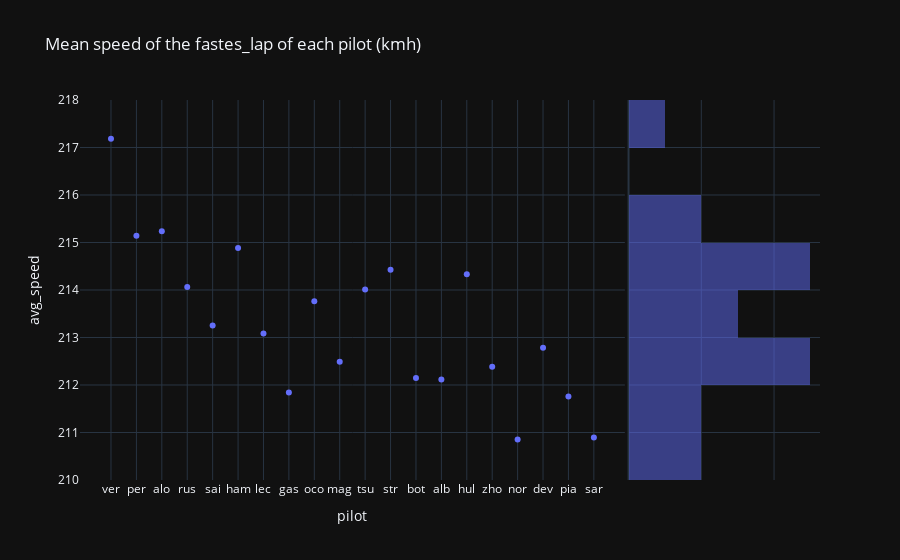

The code cell stored with this chart in its notebook:
### Code cell
px.scatter(last_gp, x="pilot", y="avg_speed", title="Mean speed of the fastes_lap of each pilot (kmh)", marginal_y="histogram", template="plotly_dark")

### Figure 1 — Plotly figure (JSON) as saved in the notebook; plotly's stock layout.template omitted (floating-point values rounded to 4 significant figures)
{"data": [{"hovertemplate": "pilot=%{x}<br>avg_speed=%{y}<extra></extra>", "legendgroup": "", "marker": {"color": "#636efa", "symbol": "circle"}, "mode": "markers", "name": "", "orientation": "v", "showlegend": false, "type": "scatter", "x": ["ver", "per", "alo", "rus", "sai", "ham", "lec", "gas", "oco", "mag", "tsu", "str", "bot", "alb", "hul", "zho", "nor", "dev", "pia", "sar"], "xaxis": "x", "y": [217.2, 215.1, 215.2, 214.1, 213.3, 214.9, 213.1, 211.8, 213.8, 212.5, 214.0, 214.4, 212.1, 212.1, 214.3, 212.4, 210.9, 212.8, 211.8, 210.9], "yaxis": "y"}, {"alignmentgroup": "True", "bingroup": "y", "hovertemplate": "avg_speed=%{y}<br>count=%{x}<extra></extra>", "legendgroup": "", "marker": {"color": "#636efa"}, "name": "", "offsetgroup": "", "opacity": 0.5, "showlegend": false, "type": "histogram", "xaxis": "x2", "y": [217.2, 215.1, 215.2, 214.1, 213.3, 214.9, 213.1, 211.8, 213.8, 212.5, 214.0, 214.4, 212.1, 212.1, 214.3, 212.4, 210.9, 212.8, 211.8, 210.9], "yaxis": "y2"}], "layout": {"barmode": "overlay", "legend": {"tracegroupgap": 0}, "title": {"text": "Mean speed of the fastes_lap of each pilot (kmh)"}, "xaxis": {"anchor": "y", "domain": [0, 0.7363], "title": {"text": "pilot"}}, "xaxis2": {"anchor": "y2", "domain": [0.7413, 1], "matches": "x2", "showgrid": true, "showline": false, "showticklabels": false, "ticks": ""}, "yaxis": {"anchor": "x", "domain": [0, 1], "title": {"text": "avg_speed"}}, "yaxis2": {"anchor": "x2", "domain": [0, 1], "matches": "y", "showgrid": true, "showticklabels": false}}}
